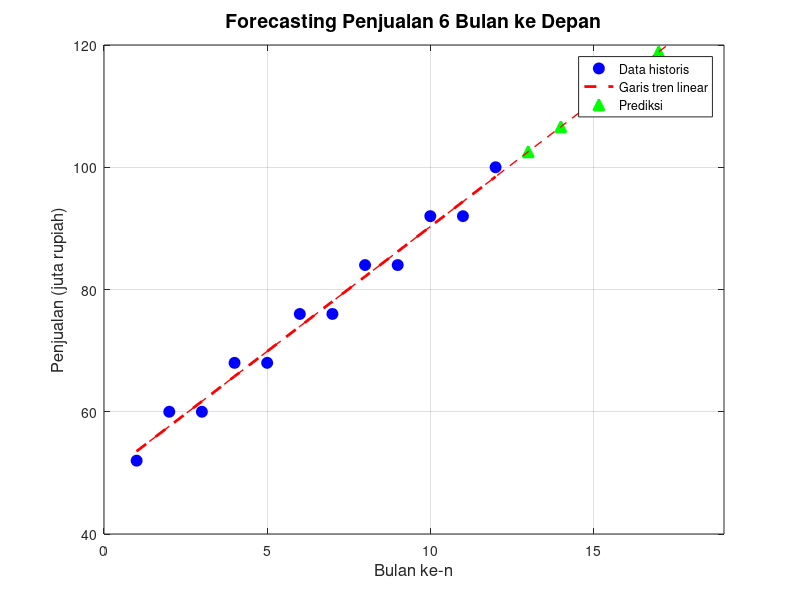

Write the MATLAB code that produced this figure. (Note: this script raises an error after producing the figure.)
% ===================================================== 
%  UTS Matematika Sains Data — Semester Genap 2025/2026 
%  Soal 7 — Forecasting
%  --------------------------------------------------- 
%  Nama  : Ziohamdan Putra Yudhana
%  NIM   : 2510514012
%  Parameter: N=12, a=1, b=2, K=4, theta0=40, alpha=0.003 
%  Tanggal: <2026-04-28> 
% =====================================================

clc; clear; close all;

% Data historis
t = (1:12)';
S = [52, 60, 60, 68, 68, 76, 76, 84, 84, 92, 92, 100]';

% Regresi linear (polyfit orde 1)
p = polyfit(t, S, 1);
slope = p(1);
intercept = p(2);

fprintf('=== SOAL 7.4e: FORECASTING ===\n');
fprintf('Garis tren linear: S = %.4f×n + %.4f\n', slope, intercept);

% Hitung tren untuk data historis
trend_hist = polyval(p, t);

% Prediksi 6 bulan ke depan (n = 13 sampai 18)
t_pred = (13:18)';
S_pred = polyval(p, t_pred);

fprintf('\nPrediksi penjualan 6 bulan ke depan:\n');
for i = 1:6
    fprintf('  Bulan %d: %.2f juta rupiah\n', t_pred(i), S_pred(i));
end

% Plot
figure('Position', [100 100 800 500], 'Color', 'w');

% Data historis (biru, titik)
plot(t, S, 'bo', 'MarkerSize', 8, 'MarkerFaceColor', 'b'); hold on;

% Garis tren linear (merah putus-putus)
plot(t, trend_hist, 'r--', 'LineWidth', 2);

% Prediksi (hijau, segitiga)
plot(t_pred, S_pred, 'g^', 'MarkerSize', 8, 'MarkerFaceColor', 'g', 'LineWidth', 1.5);

% Perpanjang garis tren sampai prediksi
t_full = [t; t_pred];
trend_full = polyval(p, t_full);
plot(t_full, trend_full, 'r--', 'LineWidth', 1, 'HandleVisibility', 'off');

% Format plot
xlabel('Bulan ke-n', 'FontSize', 12);
ylabel('Penjualan (juta rupiah)', 'FontSize', 12);
title('Forecasting Penjualan 6 Bulan ke Depan', 'FontSize', 14);
legend('Data historis', 'Garis tren linear', 'Prediksi', 'Location', 'best');
grid on;
xlim([0, 19]);
ylim([40, 120]);
hold off;

fprintf('\nTimestamp: %s\n', datetime('now'));
